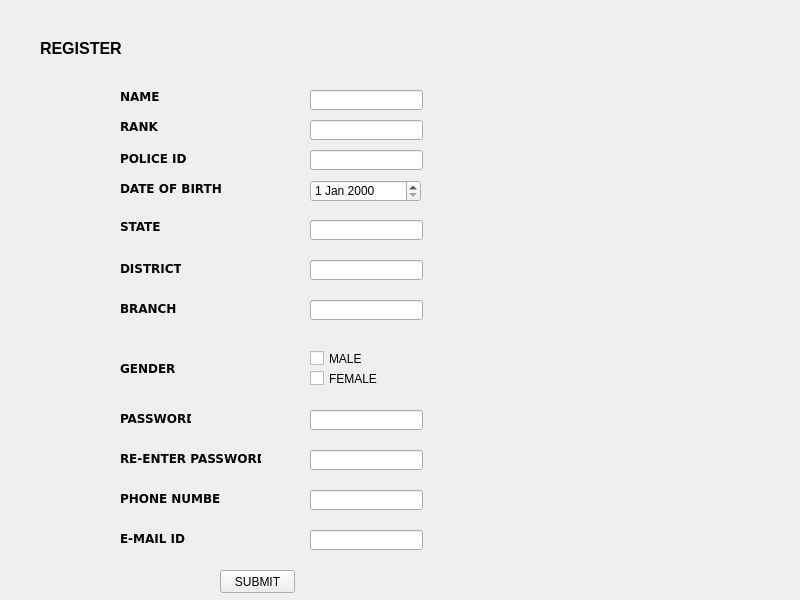
<?xml version="1.0" encoding="UTF-8"?>
<ui version="4.0">
 <class>main</class>
 <widget class="QWidget" name="main">
  <property name="geometry">
   <rect>
    <x>0</x>
    <y>0</y>
    <width>800</width>
    <height>600</height>
   </rect>
  </property>
  <property name="windowTitle">
   <string>main</string>
  </property>
  <widget class="QLineEdit" name="l2password">
   <property name="geometry">
    <rect>
     <x>310</x>
     <y>410</y>
     <width>113</width>
     <height>20</height>
    </rect>
   </property>
   <property name="echoMode">
    <enum>QLineEdit::Password</enum>
   </property>
  </widget>
  <widget class="QLabel" name="label_13">
   <property name="geometry">
    <rect>
     <x>120</x>
     <y>530</y>
     <width>71</width>
     <height>16</height>
    </rect>
   </property>
   <property name="font">
    <font>
     <family>Verdana</family>
     <weight>75</weight>
     <bold>true</bold>
    </font>
   </property>
   <property name="text">
    <string>E-MAIL ID</string>
   </property>
  </widget>
  <widget class="QLabel" name="label_11">
   <property name="geometry">
    <rect>
     <x>120</x>
     <y>120</y>
     <width>47</width>
     <height>13</height>
    </rect>
   </property>
   <property name="font">
    <font>
     <family>Verdana</family>
     <weight>75</weight>
     <bold>true</bold>
    </font>
   </property>
   <property name="text">
    <string>RANK</string>
   </property>
  </widget>
  <widget class="QCheckBox" name="l2checkM">
   <property name="geometry">
    <rect>
     <x>310</x>
     <y>350</y>
     <width>70</width>
     <height>17</height>
    </rect>
   </property>
   <property name="text">
    <string>MALE</string>
   </property>
  </widget>
  <widget class="QLabel" name="label_6">
   <property name="geometry">
    <rect>
     <x>120</x>
     <y>300</y>
     <width>71</width>
     <height>16</height>
    </rect>
   </property>
   <property name="font">
    <font>
     <family>Verdana</family>
     <weight>75</weight>
     <bold>true</bold>
    </font>
   </property>
   <property name="text">
    <string>BRANCH</string>
   </property>
  </widget>
  <widget class="QLineEdit" name="l2state">
   <property name="geometry">
    <rect>
     <x>310</x>
     <y>220</y>
     <width>113</width>
     <height>20</height>
    </rect>
   </property>
  </widget>
  <widget class="QLineEdit" name="l2id">
   <property name="geometry">
    <rect>
     <x>310</x>
     <y>150</y>
     <width>113</width>
     <height>20</height>
    </rect>
   </property>
  </widget>
  <widget class="QLineEdit" name="l2rank">
   <property name="geometry">
    <rect>
     <x>310</x>
     <y>120</y>
     <width>113</width>
     <height>20</height>
    </rect>
   </property>
  </widget>
  <widget class="QLineEdit" name="l2mail">
   <property name="geometry">
    <rect>
     <x>310</x>
     <y>530</y>
     <width>113</width>
     <height>20</height>
    </rect>
   </property>
  </widget>
  <widget class="QLabel" name="label_4">
   <property name="geometry">
    <rect>
     <x>120</x>
     <y>180</y>
     <width>101</width>
     <height>16</height>
    </rect>
   </property>
   <property name="font">
    <font>
     <family>Verdana</family>
     <weight>75</weight>
     <bold>true</bold>
    </font>
   </property>
   <property name="text">
    <string>DATE OF BIRTH</string>
   </property>
  </widget>
  <widget class="QLabel" name="label_8">
   <property name="geometry">
    <rect>
     <x>120</x>
     <y>360</y>
     <width>61</width>
     <height>16</height>
    </rect>
   </property>
   <property name="font">
    <font>
     <family>Verdana</family>
     <weight>75</weight>
     <bold>true</bold>
    </font>
   </property>
   <property name="text">
    <string>GENDER</string>
   </property>
  </widget>
  <widget class="QPushButton" name="l2submitb1">
   <property name="geometry">
    <rect>
     <x>220</x>
     <y>570</y>
     <width>75</width>
     <height>23</height>
    </rect>
   </property>
   <property name="text">
    <string>SUBMIT</string>
   </property>
  </widget>
  <widget class="QLabel" name="label_10">
   <property name="geometry">
    <rect>
     <x>120</x>
     <y>450</y>
     <width>141</width>
     <height>16</height>
    </rect>
   </property>
   <property name="font">
    <font>
     <family>Verdana</family>
     <weight>75</weight>
     <bold>true</bold>
    </font>
   </property>
   <property name="text">
    <string>RE-ENTER PASSWORD</string>
   </property>
  </widget>
  <widget class="QLabel" name="label_3">
   <property name="geometry">
    <rect>
     <x>120</x>
     <y>90</y>
     <width>47</width>
     <height>13</height>
    </rect>
   </property>
   <property name="font">
    <font>
     <family>Verdana</family>
     <weight>75</weight>
     <bold>true</bold>
    </font>
   </property>
   <property name="text">
    <string>NAME</string>
   </property>
  </widget>
  <widget class="QLabel" name="label_12">
   <property name="geometry">
    <rect>
     <x>120</x>
     <y>490</y>
     <width>101</width>
     <height>16</height>
    </rect>
   </property>
   <property name="font">
    <font>
     <family>Verdana</family>
     <weight>75</weight>
     <bold>true</bold>
    </font>
   </property>
   <property name="text">
    <string>PHONE NUMBER</string>
   </property>
  </widget>
  <widget class="QLabel" name="label_7">
   <property name="geometry">
    <rect>
     <x>120</x>
     <y>150</y>
     <width>71</width>
     <height>16</height>
    </rect>
   </property>
   <property name="font">
    <font>
     <family>Verdana</family>
     <weight>75</weight>
     <bold>true</bold>
    </font>
   </property>
   <property name="text">
    <string>POLICE ID</string>
   </property>
  </widget>
  <widget class="QLineEdit" name="l2repassword">
   <property name="geometry">
    <rect>
     <x>310</x>
     <y>450</y>
     <width>113</width>
     <height>20</height>
    </rect>
   </property>
   <property name="echoMode">
    <enum>QLineEdit::Password</enum>
   </property>
  </widget>
  <widget class="QCheckBox" name="l2checkF">
   <property name="geometry">
    <rect>
     <x>310</x>
     <y>370</y>
     <width>70</width>
     <height>17</height>
    </rect>
   </property>
   <property name="text">
    <string>FEMALE</string>
   </property>
  </widget>
  <widget class="QLineEdit" name="l2branch">
   <property name="geometry">
    <rect>
     <x>310</x>
     <y>300</y>
     <width>113</width>
     <height>20</height>
    </rect>
   </property>
  </widget>
  <widget class="QLineEdit" name="l2name">
   <property name="geometry">
    <rect>
     <x>310</x>
     <y>90</y>
     <width>113</width>
     <height>20</height>
    </rect>
   </property>
  </widget>
  <widget class="QLineEdit" name="l2district">
   <property name="geometry">
    <rect>
     <x>310</x>
     <y>260</y>
     <width>113</width>
     <height>20</height>
    </rect>
   </property>
  </widget>
  <widget class="QDateEdit" name="l2dob">
   <property name="geometry">
    <rect>
     <x>310</x>
     <y>180</y>
     <width>111</width>
     <height>22</height>
    </rect>
   </property>
  </widget>
  <widget class="QLabel" name="label_5">
   <property name="geometry">
    <rect>
     <x>120</x>
     <y>260</y>
     <width>61</width>
     <height>16</height>
    </rect>
   </property>
   <property name="font">
    <font>
     <family>Verdana</family>
     <weight>75</weight>
     <bold>true</bold>
    </font>
   </property>
   <property name="text">
    <string>DISTRICT</string>
   </property>
  </widget>
  <widget class="QLineEdit" name="l2phno">
   <property name="geometry">
    <rect>
     <x>310</x>
     <y>490</y>
     <width>113</width>
     <height>20</height>
    </rect>
   </property>
  </widget>
  <widget class="QLabel" name="label">
   <property name="geometry">
    <rect>
     <x>120</x>
     <y>220</y>
     <width>47</width>
     <height>13</height>
    </rect>
   </property>
   <property name="font">
    <font>
     <family>Verdana</family>
     <weight>75</weight>
     <bold>true</bold>
    </font>
   </property>
   <property name="text">
    <string>STATE</string>
   </property>
  </widget>
  <widget class="QLabel" name="label_9">
   <property name="geometry">
    <rect>
     <x>120</x>
     <y>410</y>
     <width>71</width>
     <height>16</height>
    </rect>
   </property>
   <property name="font">
    <font>
     <family>Verdana</family>
     <weight>75</weight>
     <bold>true</bold>
    </font>
   </property>
   <property name="text">
    <string>PASSWORD</string>
   </property>
  </widget>
  <widget class="QLabel" name="label_2">
   <property name="geometry">
    <rect>
     <x>40</x>
     <y>40</y>
     <width>91</width>
     <height>16</height>
    </rect>
   </property>
   <property name="font">
    <font>
     <pointsize>12</pointsize>
     <weight>75</weight>
     <bold>true</bold>
    </font>
   </property>
   <property name="text">
    <string>REGISTER</string>
   </property>
  </widget>
 </widget>
 <resources/>
 <connections/>
</ui>
